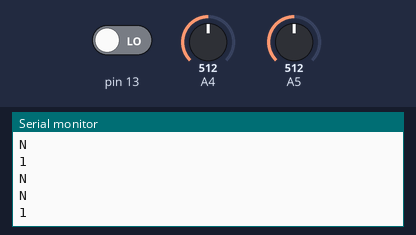
This sketch was run on a simulated Arduino Uno, built with avr-gcc and run on an emulated ATmega328P. Shown: the last lines printed to the serial monitor. The inputs (shaded band) are chosen by the test bench; at power-on: A4 = 512, A5 = 512, pin 13 LOW.

Above: at 1.3 s.
1.4 s: A4 set to 122
At 1.81 s:
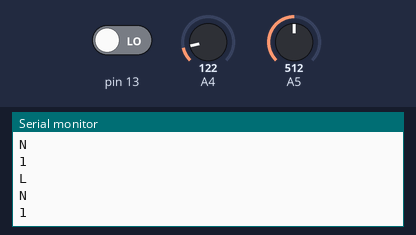
3.5 s: A5 set to 122
At 3.81 s:
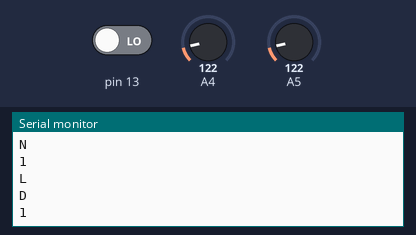
5.5 s: A4 set to 1023
At 5.81 s:
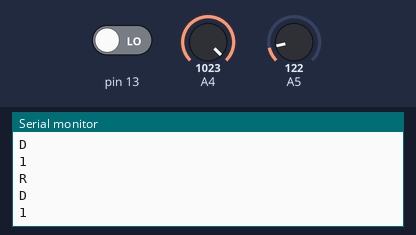
7.5 s: A5 set to 1023
At 7.81 s:
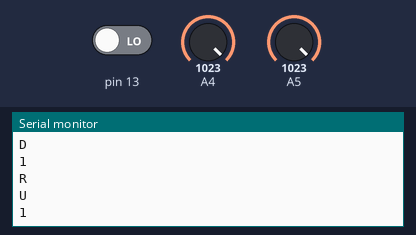
9.5 s: pin 13 driven HIGH
At 9.81 s:
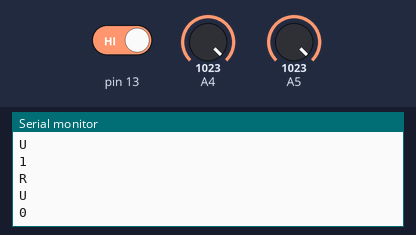

The sketch:

harp-interface.ino
```cpp
#include "joystick.cpp"

Joystick* joystick;

void setup() {
  joystick = new Joystick(A4, A5, 13);
  Serial.begin(9600);
}

void loop() {
  Serial.print(joystick->getY());
  Serial.print("\n");
  Serial.print(joystick->getX());
  Serial.print("\n");
  Serial.print(joystick->getButtonState());
  Serial.print("\n");
  delay(500);
}
```

joystick.cpp
```cpp
#include <Arduino.h>

class Joystick {
private:

	int pinY;
	int pinX;
	int pinButton;

	const int joystickCenterValue = 530;
	const int joystickTolerance = 400;
	const char POSITION_RIGHT = 'R';
	const char POSITION_LEFT = 'L';
	const char POSITION_UP = 'U';
	const char POSITION_DOWN = 'D';
	const char POSITION_NEUTRAL = 'N';


public:
	Joystick(int getPinY, int getPinX, int getPinButton) {
		this->pinY = getPinY;
		this->pinX = getPinX;
		this->pinButton = getPinButton;
	}

	int getAnalogY() {
		return analogRead(pinY);
	}

	int getAnalogX() {
		return analogRead(pinX);
	}

	bool getButtonState() {
		return (digitalRead(pinButton) == 0);
	}

	char getY() {
		int y = getAnalogY();
		if (isJoystickBiasedRightOrUp(y)) {
			return POSITION_RIGHT;
		} else if (isJoystickBiasedLeftOrDown(y)) {
			return POSITION_LEFT;
		} else {
			return POSITION_NEUTRAL;
		}
	}

	char getX() {
		int x = getAnalogX();
		if (isJoystickBiasedRightOrUp(x)) {
			return POSITION_UP;
		} else if (isJoystickBiasedLeftOrDown(x)) {
			return POSITION_DOWN;
		} else {
			return POSITION_NEUTRAL;
		}
	}

	bool isJoystickBiasedRightOrUp(int coordinate) {
		return coordinate > (joystickCenterValue + joystickTolerance);
	}

	bool isJoystickBiasedLeftOrDown(int coordinate) {
		return coordinate < (joystickCenterValue - joystickTolerance);
	}

};
```

Measured:
- after the input at 1.4 s, the serial monitor: prints a new line after 0.10 s (image 1)
- after the input at 3.5 s, the serial monitor: prints a new line at once (image 2)
- after the input at 5.5 s, the serial monitor: prints a new line at once (image 3)
- after the input at 7.5 s, the serial monitor: prints a new line at once (image 4)
- after the input at 9.5 s, the serial monitor: prints a new line at once (image 5)
